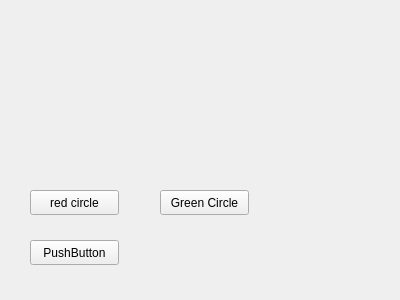
<?xml version="1.0" encoding="UTF-8"?>
<ui version="4.0">
 <class>Widget</class>
 <widget class="QWidget" name="Widget">
  <property name="geometry">
   <rect>
    <x>0</x>
    <y>0</y>
    <width>400</width>
    <height>300</height>
   </rect>
  </property>
  <property name="windowTitle">
   <string>Widget</string>
  </property>
  <widget class="QPushButton" name="MyPushButton1">
   <property name="geometry">
    <rect>
     <x>30</x>
     <y>190</y>
     <width>89</width>
     <height>25</height>
    </rect>
   </property>
   <property name="text">
    <string>red circle</string>
   </property>
  </widget>
  <widget class="QPushButton" name="greenButton">
   <property name="geometry">
    <rect>
     <x>160</x>
     <y>190</y>
     <width>89</width>
     <height>25</height>
    </rect>
   </property>
   <property name="text">
    <string>Green Circle</string>
   </property>
  </widget>
  <widget class="QPushButton" name="repaintButton">
   <property name="geometry">
    <rect>
     <x>30</x>
     <y>240</y>
     <width>89</width>
     <height>25</height>
    </rect>
   </property>
   <property name="text">
    <string>PushButton</string>
   </property>
  </widget>
 </widget>
 <layoutdefault spacing="6" margin="11"/>
 <resources/>
 <connections/>
</ui>
